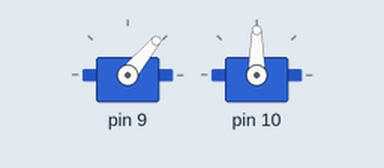
This sketch was run on a simulated Arduino Uno, built with avr-gcc and run on an emulated ATmega328P. On the bench: 2 × servo.

Above: at 0.05 s.
Timing chart, 0 to 3.0 s (numbered marks = the images above):
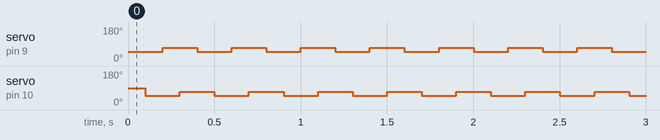

The sketch:

main.ino
```cpp
#include "Leg.h"
  Leg leg1(9, true);  // Instantiate the first leg object with pin 9
Leg leg2(10, false);  // Instantiate the second leg object with pin 10
void setup() {
  // Nothing to do here
    leg1.Set();  // Instantiate the first leg object with pin 9
    leg2.Set();  // Instantiate the second leg object with pin 10
}

void loop() {
    leg1.Move(50);
    delay(100);
    leg2.Move(50);
    delay(100);
    leg1.Move(70);
    delay(100);
    leg2.Move(70);
    delay(100);
}
```

leg.h
```cpp
#ifndef Leg_h
#define Leg_h

#include <Servo.h>

class Leg {
  public:
    bool IsUpsideDown;
    int Pin;
    Servo servo;

    Leg(int pin, bool IsUpsideDown) {  // Constructor method
      Pin = pin;
      IsUpsideDown = IsUpsideDown;
    }

    void Set(){
          servo.attach(Pin);  // Attach the servo to the pin
    }

    void Move(int angle) {  // Method to move the leg to a specific angle
      if (IsUpsideDown) {
        angle = 180 - angle;  // Flip the angle if the leg is upside down
      }
      servo.write(angle);  // Move the servo to the specified angle
    }

    void Flip() {  // Method to flip the leg upside down
      IsUpsideDown = !IsUpsideDown;
    }
};

#endif
```

Measured:
- by itself, servo on pin 9, servo on pin 10: alternates 70° for 0.20 s and 50° for 0.20 s
